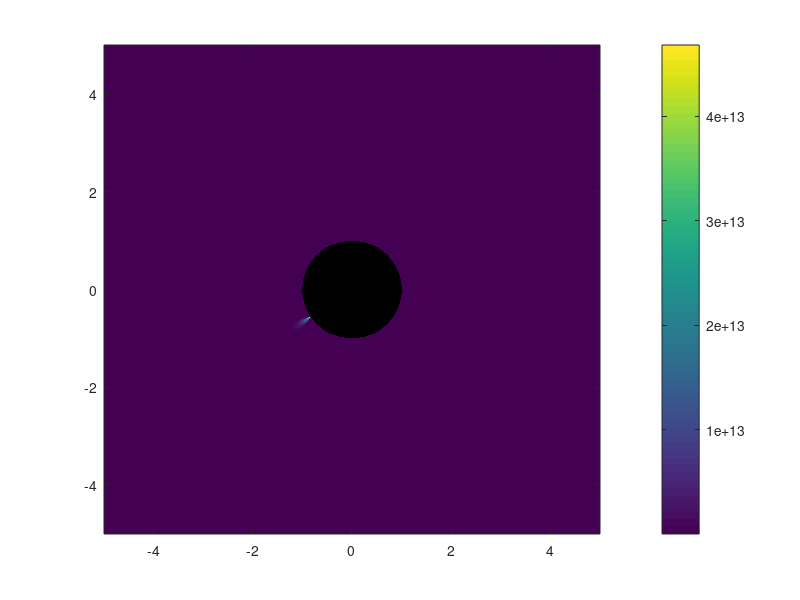

Reproduce this figure in MATLAB. (Note: this script raises an error after producing the figure.)
R_E = 1560e3;     % Europa radius (m)
n10 = 4e7;
hs1 = 100e3;
n20 = 1e6;
hs2 = 500e3;

x_plane = 0;    % slice plane coordinate
z_plane = 0;
sim_range = linspace(-5*R_E, 5*R_E, 1000);
% choose which plane you want
[X, Y] = meshgrid(sim_range, sim_range);
Z = z_plane * ones(size(Y));

% distance and mask
r_mag = sqrt(X.^2 + Y.^2 + Z.^2);
mask = (r_mag >= R_E);

% compute azimuth phi in (-pi, pi]
phis = atan2(Y, X) + pi;
phis = mod(phis + pi, 2*pi) - pi;

% base density everywhere 
baseN = n10 .* exp((-r_mag - R_E)/hs1) + n20 .* exp((-r_mag - R_E)/hs2);

% apply the angular enhancement for |phi| <= pi/2
halfPlane = abs(phis) <= pi/2;   % picks +/-90° around -x
N_n = NaN(size(r_mag));         % NaN inside the body automatically

% combined mask for valid points
applyMask = mask & halfPlane;
N_n(mask) = baseN(mask);                     % default where outside body
N_n(applyMask) = (1 + 2 .* cos(phis(applyMask))) .* baseN(applyMask);

% prevent negative values if (1+2*cos) can go negative
N_n(N_n < 0) = 0;

% plume time!

% rand_theta = randi([-90, 90]);  % NOTE: NEED THETA = 0 FOR VIEWING ON XY,
% WILL NEED TO CHANGE PHI INSTEAD FOR VIEWING ON YZ (phi = 0/180?)
rand_theta = 0;
rand_phi = randi([0, 359]);

plume_r = [R_E * cos(rand_theta) * cos(rand_phi), ...
    R_E * cos(rand_theta) * sin(rand_phi), R_E * sin(rand_theta)];

Np0 = 2e9;
Hp = 150e3;
thetap = 15 * pi / 180;

% unit surface normal
r_s = plume_r / norm(plume_r);   % 1x3

% vector from surface point to every grid point
Vx = X - plume_r(1);
Vy = Y - plume_r(2);
Vz = Z - plume_r(3);

% dot product with r_s 
dotRV = Vx * r_s(1) + Vy * r_s(2) + Vz * r_s(3);

% norm of V 
normV = sqrt(Vx.^2 + Vy.^2 + Vz.^2);

% polar angles
thetas = acos(dotRV ./ normV);   % θ in radians
plume_points = thetas < pi/2;

for i = 1:numel(N_n)
    if plume_points(i)
        N_n(i) = N_n(i) + Np0 * exp((-norm(plume_r - [X(i), Y(i), Z(i)]) + R_E)/Hp) * exp(-(thetas(i)/thetap)^2);
    end
end

figure;
imagesc(sim_range/R_E, sim_range/R_E, N_n);
set(gca,'YDir','normal');
cb = colorbar; cb.Label.String = 'parts/cm^-3'; set(gca, 'ColorScale', 'log'); clim([1e3 5e13]);
xlabel('x (R_E)'); ylabel('y (R_E)');
title('Europa Neutral Density Distribution');